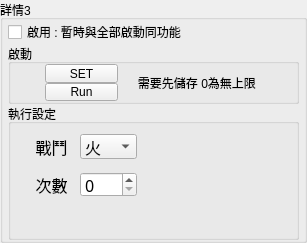
                  <widget class="QGroupBox" name="groupBox_16">
                   <property name="enabled">
                    <bool>true</bool>
                   </property>
                   <property name="sizePolicy">
                    <sizepolicy hsizetype="Preferred" vsizetype="Preferred">
                     <horstretch>28</horstretch>
                     <verstretch>8</verstretch>
                    </sizepolicy>
                   </property>
                   <property name="title">
                    <string>詳情3</string>
                   </property>
                   <layout class="QGridLayout" name="gridLayout_31">
                    <property name="leftMargin">
                     <number>5</number>
                    </property>
                    <property name="topMargin">
                     <number>0</number>
                    </property>
                    <property name="rightMargin">
                     <number>5</number>
                    </property>
                    <property name="bottomMargin">
                     <number>0</number>
                    </property>
                    <property name="spacing">
                     <number>0</number>
                    </property>
                    <item row="2" column="0">
                     <widget class="QGroupBox" name="groupBox_19">
                      <property name="sizePolicy">
                       <sizepolicy hsizetype="Preferred" vsizetype="Preferred">
                        <horstretch>0</horstretch>
                        <verstretch>10</verstretch>
                       </sizepolicy>
                      </property>
                      <property name="sizeIncrement">
                       <size>
                        <width>0</width>
                        <height>0</height>
                       </size>
                      </property>
                      <property name="title">
                       <string>執行設定</string>
                      </property>
                      <layout class="QGridLayout" name="gridLayout_32" rowstretch="0,0,0,0,0">
                       <property name="leftMargin">
                        <number>0</number>
                       </property>
                       <property name="topMargin">
                        <number>0</number>
                       </property>
                       <property name="rightMargin">
                        <number>0</number>
                       </property>
                       <property name="bottomMargin">
                        <number>0</number>
                       </property>
                       <property name="spacing">
                        <number>0</number>
                       </property>
                       <item row="0" column="1">
                        <spacer name="verticalSpacer_27">
                         <property name="orientation">
                          <enum>Qt::Vertical</enum>
                         </property>
                         <property name="sizeType">
                          <enum>QSizePolicy::Preferred</enum>
                         </property>
                         <property name="sizeHint" stdset="0">
                          <size>
                           <width>0</width>
                           <height>10</height>
                          </size>
                         </property>
                        </spacer>
                       </item>
                       <item row="2" column="1">
                        <spacer name="verticalSpacer_28">
                         <property name="orientation">
                          <enum>Qt::Vertical</enum>
                         </property>
                         <property name="sizeType">
                          <enum>QSizePolicy::Fixed</enum>
                         </property>
                         <property name="sizeHint" stdset="0">
                          <size>
                           <width>20</width>
                           <height>13</height>
                          </size>
                         </property>
                        </spacer>
                       </item>
                       <item row="1" column="1">
                        <widget class="QLabel" name="label_26">
                         <property name="sizePolicy">
                          <sizepolicy hsizetype="MinimumExpanding" vsizetype="Fixed">
                           <horstretch>1</horstretch>
                           <verstretch>0</verstretch>
                          </sizepolicy>
                         </property>
                         <property name="minimumSize">
                          <size>
                           <width>0</width>
                           <height>0</height>
                          </size>
                         </property>
                         <property name="maximumSize">
                          <size>
                           <width>57</width>
                           <height>40</height>
                          </size>
                         </property>
                         <property name="font">
                          <font>
                           <family>Agency FB</family>
                           <pointsize>12</pointsize>
                          </font>
                         </property>
                         <property name="text">
                          <string>戰鬥</string>
                         </property>
                         <property name="alignment">
                          <set>Qt::AlignCenter</set>
                         </property>
                        </widget>
                       </item>
                       <item row="3" column="2">
                        <widget class="QSpinBox" name="Times_spinBox_10">
                         <property name="sizePolicy">
                          <sizepolicy hsizetype="Fixed" vsizetype="Fixed">
                           <horstretch>0</horstretch>
                           <verstretch>0</verstretch>
                          </sizepolicy>
                         </property>
                         <property name="maximumSize">
                          <size>
                           <width>64</width>
                           <height>25</height>
                          </size>
                         </property>
                         <property name="font">
                          <font>
                           <family>Agency FB</family>
                           <pointsize>12</pointsize>
                          </font>
                         </property>
                         <property name="maximum">
                          <number>999</number>
                         </property>
                        </widget>
                       </item>
                       <item row="3" column="1">
                        <widget class="QLabel" name="label_27">
                         <property name="sizePolicy">
                          <sizepolicy hsizetype="Ignored" vsizetype="Fixed">
                           <horstretch>1</horstretch>
                           <verstretch>1</verstretch>
                          </sizepolicy>
                         </property>
                         <property name="maximumSize">
                          <size>
                           <width>70</width>
                           <height>40</height>
                          </size>
                         </property>
                         <property name="font">
                          <font>
                           <family>Agency FB</family>
                           <pointsize>12</pointsize>
                          </font>
                         </property>
                         <property name="text">
                          <string>次數</string>
                         </property>
                         <property name="alignment">
                          <set>Qt::AlignCenter</set>
                         </property>
                        </widget>
                       </item>
                       <item row="1" column="2">
                        <widget class="QComboBox" name="FightcomboBox_10">
                         <property name="sizePolicy">
                          <sizepolicy hsizetype="MinimumExpanding" vsizetype="Minimum">
                           <horstretch>0</horstretch>
                           <verstretch>1</verstretch>
                          </sizepolicy>
                         </property>
                         <property name="minimumSize">
                          <size>
                           <width>0</width>
                           <height>0</height>
                          </size>
                         </property>
                         <property name="maximumSize">
                          <size>
                           <width>57</width>
                           <height>25</height>
                          </size>
                         </property>
                         <property name="font">
                          <font>
                           <family>Agency FB</family>
                           <pointsize>12</pointsize>
                          </font>
                         </property>
                         <item>
                          <property name="text">
                           <string>火</string>
                          </property>
                         </item>
                         <item>
                          <property name="text">
                           <string>水</string>
                          </property>
                         </item>
                         <item>
                          <property name="text">
                           <string>風</string>
                          </property>
                         </item>
                         <item>
                          <property name="text">
                           <string>土</string>
                          </property>
                         </item>
                         <item>
                          <property name="text">
                           <string>光</string>
                          </property>
                         </item>
                         <item>
                          <property name="text">
                           <string>暗</string>
                          </property>
                         </item>
                        </widget>
                       </item>
                       <item row="4" column="1" colspan="3">
                        <spacer name="verticalSpacer_29">
                         <property name="orientation">
                          <enum>Qt::Vertical</enum>
                         </property>
                         <property name="sizeHint" stdset="0">
                          <size>
                           <width>20</width>
                           <height>40</height>
                          </size>
                         </property>
                        </spacer>
                       </item>
                       <item row="1" column="3" rowspan="3">
                        <spacer name="horizontalSpacer_36">
                         <property name="orientation">
                          <enum>Qt::Horizontal</enum>
                         </property>
                         <property name="sizeHint" stdset="0">
                          <size>
                           <width>41</width>
                           <height>20</height>
                          </size>
                         </property>
                        </spacer>
                       </item>
                       <item row="1" column="0" rowspan="3">
                        <spacer name="horizontalSpacer_37">
                         <property name="orientation">
                          <enum>Qt::Horizontal</enum>
                         </property>
                         <property name="sizeType">
                          <enum>QSizePolicy::Preferred</enum>
                         </property>
                         <property name="sizeHint" stdset="0">
                          <size>
                           <width>12</width>
                           <height>0</height>
                          </size>
                         </property>
                        </spacer>
                       </item>
                      </layout>
                     </widget>
                    </item>
                    <item row="1" column="0">
                     <widget class="QGroupBox" name="groupBox_22">
                      <property name="sizePolicy">
                       <sizepolicy hsizetype="Preferred" vsizetype="Preferred">
                        <horstretch>0</horstretch>
                        <verstretch>1</verstretch>
                       </sizepolicy>
                      </property>
                      <property name="maximumSize">
                       <size>
                        <width>16777215</width>
                        <height>60</height>
                       </size>
                      </property>
                      <property name="title">
                       <string>啟動</string>
                      </property>
                      <layout class="QGridLayout" name="gridLayout_33">
                       <property name="leftMargin">
                        <number>0</number>
                       </property>
                       <property name="topMargin">
                        <number>0</number>
                       </property>
                       <property name="rightMargin">
                        <number>0</number>
                       </property>
                       <property name="bottomMargin">
                        <number>0</number>
                       </property>
                       <property name="spacing">
                        <number>0</number>
                       </property>
                       <item row="1" column="1">
                        <widget class="QPushButton" name="Screptrun_10">
                         <property name="sizePolicy">
                          <sizepolicy hsizetype="Expanding" vsizetype="Expanding">
                           <horstretch>1</horstretch>
                           <verstretch>0</verstretch>
                          </sizepolicy>
                         </property>
                         <property name="maximumSize">
                          <size>
                           <width>73</width>
                           <height>23</height>
                          </size>
                         </property>
                         <property name="cursor">
                          <cursorShape>PointingHandCursor</cursorShape>
                         </property>
                         <property name="text">
                          <string>Run</string>
                         </property>
                        </widget>
                       </item>
                       <item row="0" column="1">
                        <widget class="QPushButton" name="SetButton_10">
                         <property name="sizePolicy">
                          <sizepolicy hsizetype="Expanding" vsizetype="Expanding">
                           <horstretch>1</horstretch>
                           <verstretch>0</verstretch>
                          </sizepolicy>
                         </property>
                         <property name="maximumSize">
                          <size>
                           <width>73</width>
                           <height>23</height>
                          </size>
                         </property>
                         <property name="cursor">
                          <cursorShape>PointingHandCursor</cursorShape>
                         </property>
                         <property name="text">
                          <string>SET</string>
                         </property>
                        </widget>
                       </item>
                       <item row="0" column="2" rowspan="2">
                        <widget class="QLabel" name="label_28">
                         <property name="sizePolicy">
                          <sizepolicy hsizetype="Expanding" vsizetype="Expanding">
                           <horstretch>8</horstretch>
                           <verstretch>0</verstretch>
                          </sizepolicy>
                         </property>
                         <property name="maximumSize">
                          <size>
                           <width>142</width>
                           <height>51</height>
                          </size>
                         </property>
                         <property name="text">
                          <string>      需要先儲存 0為無上限</string>
                         </property>
                         <property name="alignment">
                          <set>Qt::AlignJustify|Qt::AlignVCenter</set>
                         </property>
                        </widget>
                       </item>
                       <item row="0" column="3" rowspan="2">
                        <spacer name="horizontalSpacer_38">
                         <property name="orientation">
                          <enum>Qt::Horizontal</enum>
                         </property>
                         <property name="sizeHint" stdset="0">
                          <size>
                           <width>40</width>
                           <height>0</height>
                          </size>
                         </property>
                        </spacer>
                       </item>
                       <item row="0" column="0" rowspan="2">
                        <spacer name="horizontalSpacer_39">
                         <property name="orientation">
                          <enum>Qt::Horizontal</enum>
                         </property>
                         <property name="sizeType">
                          <enum>QSizePolicy::Fixed</enum>
                         </property>
                         <property name="sizeHint" stdset="0">
                          <size>
                           <width>34</width>
                           <height>0</height>
                          </size>
                         </property>
                        </spacer>
                       </item>
                      </layout>
                     </widget>
                    </item>
                    <item row="0" column="0">
                     <widget class="QCheckBox" name="checkBox_9">
                      <property name="sizePolicy">
                       <sizepolicy hsizetype="Minimum" vsizetype="Minimum">
                        <horstretch>8</horstretch>
                        <verstretch>1</verstretch>
                       </sizepolicy>
                      </property>
                      <property name="maximumSize">
                       <size>
                        <width>16777215</width>
                        <height>25</height>
                       </size>
                      </property>
                      <property name="text">
                       <string>啟用 : 暫時與全部啟動同功能</string>
                      </property>
                     </widget>
                    </item>
                   </layout>
                  </widget>
